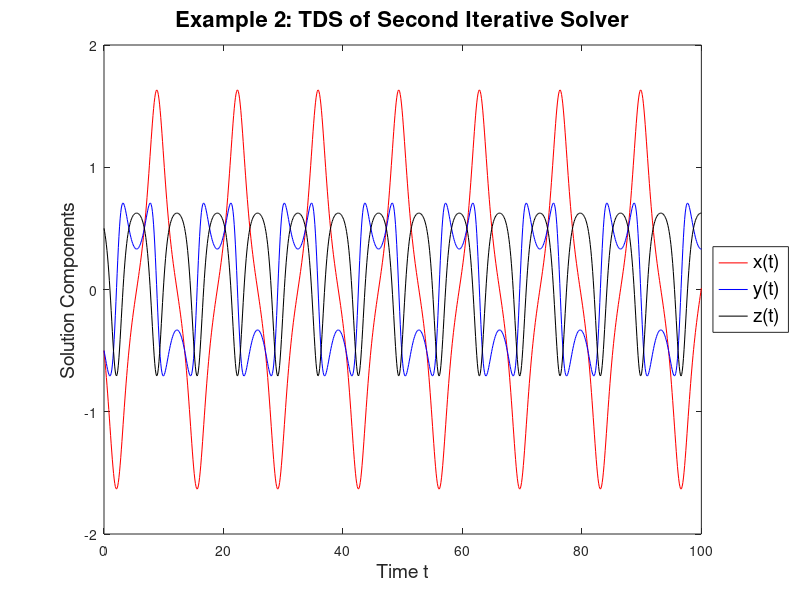
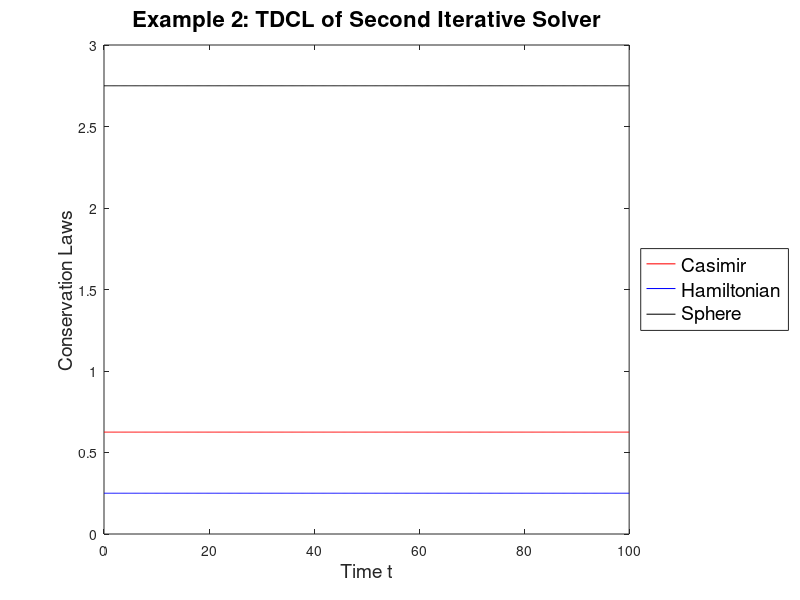
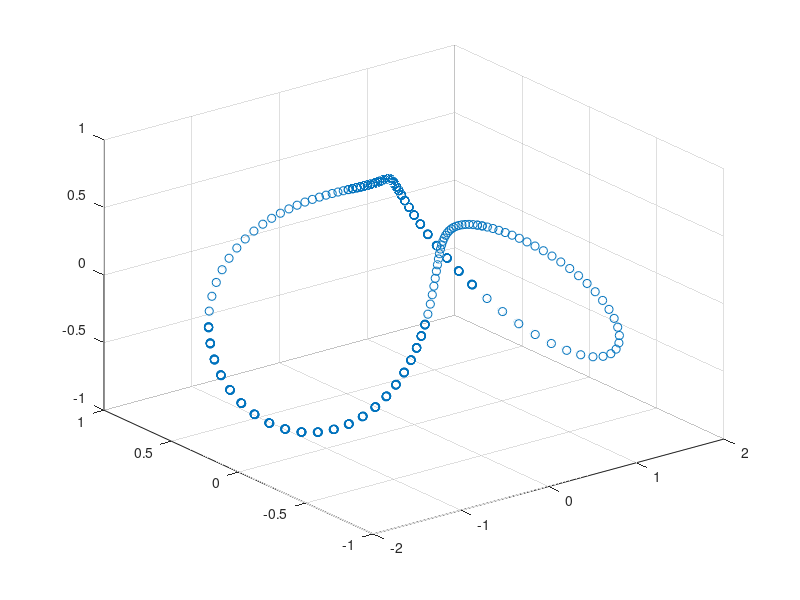

Write MATLAB code to recreate these figures, in order.
% Newton-Iteration For Non-Linear, Three-Dimensional
% ODE-System Of Maxwell-Bloch Equations

% Step 1: Setup Of Initial Conditions

x_null = -0.5;
y_null = -0.5;
z_null = 0.5;

% Step 2: Initialization Of Newton Solution Procedure

h      = 0.1;
T      = 100;
t      = 0:h:T;

x      = zeros(length(t),1);
y      = zeros(length(t),1);
z      = zeros(length(t),1);
x(1)   = x_null;
y(1)   = y_null;
z(1)   = z_null;

F      = @(x_cur,y_cur,z_cur,x_prev,y_prev,z_prev,h_tilde) [(x_cur-x_prev)-(h_tilde/2)*(y_cur+y_prev); (y_cur-y_prev)-(h_tilde/4)*(x_prev+x_cur)*(z_prev+z_cur); (z_cur-z_prev)+(h_tilde/4)*(x_prev+x_cur)*(y_prev+y_cur)];
J      = @(x_cur,y_cur,z_cur,x_prev,y_prev,z_prev,h_tilde) [1, -(h_tilde/2), 0; -(h_tilde/4)*(z_prev+z_cur), 1, -(h_tilde/4)*(x_prev+x_cur); (h_tilde/4)*(y_prev+y_cur), (h_tilde/4)*(x_prev+x_cur), 1];

N_max  = 20; % Maximal Number of Newton-Iterations

for j = 1:1:(length(t)-1)
  x_help    = zeros((N_max+1),1);
  y_help    = zeros((N_max+1),1);
  z_help    = zeros((N_max+1),1);
  x_help(1) = x(j);
  y_help(1) = y(j);
  z_help(1) = z(j);
  Delta     = zeros(3,1);
  for k = 1:1:N_max
    Delta       = J(x_help(k),y_help(k),z_help(k),x(j),y(j),z(j),h)\(-F(x_help(k),y_help(k),z_help(k),x(j),y(j),z(j),h));
    x_help(k+1) = x_help(k) + Delta(1,1);
    y_help(k+1) = y_help(k) + Delta(2,1);
    z_help(k+1) = z_help(k) + Delta(3,1);
  endfor
  x(j+1) = x_help(end);
  y(j+1) = y_help(end);
  z(j+1) = z_help(end);
endfor

% Step 3: Plot Of Solutions

figure(4)
plot(t, x, 'color', 'red', 'linewidth', 0.75)
hold on
plot(t, y, 'color', 'blue', 'linewidth', 0.75)
hold on
plot(t, z, 'color', 'black', 'linewidth', 0.75)
hold off
xlabel('Time t', 'fontsize', 14)
ylabel('Solution Components', 'fontsize', 14)
title('Example 2: TDS of Second Iterative Solver', 'fontsize', 16)
legend({'x(t)', 'y(t)', 'z(t)'}, 'fontsize', 14, 'location', 'eastoutside')

figure(5)
plot(t, ((x.^2)/2+z), 'color', 'red', 'linewidth', 0.75)
hold on
plot(t, ((y.^2)/2)+((z.^2)/2), 'color', 'blue', 'linewidth', 0.75)
hold on
plot(t, ((x.^2)+(y.^2)+((z+1).^2)), 'color', 'black', 'linewidth', 0.75)
hold off
xlabel('Time t', 'fontsize', 14)
ylabel('Conservation Laws', 'fontsize', 14)
title('Example 2: TDCL of Second Iterative Solver', 'fontsize', 16)
legend({'Casimir', 'Hamiltonian', 'Sphere'}, 'fontsize', 14, 'location', 'eastoutside')

figure(6)
scatter3(x,y,z)

A_nit = ((x.^2)/2+z) - ((x_null^2)/2+z_null);
B_nit = (((y.^2)/2)+((z.^2)/2)) - ((y_null^2/2)+(z_null^2/2));
C_nit = ((x.^2)+(y.^2)+((z+1).^2)) - (x_null^2+y_null^2+(z_null+1)^2);
